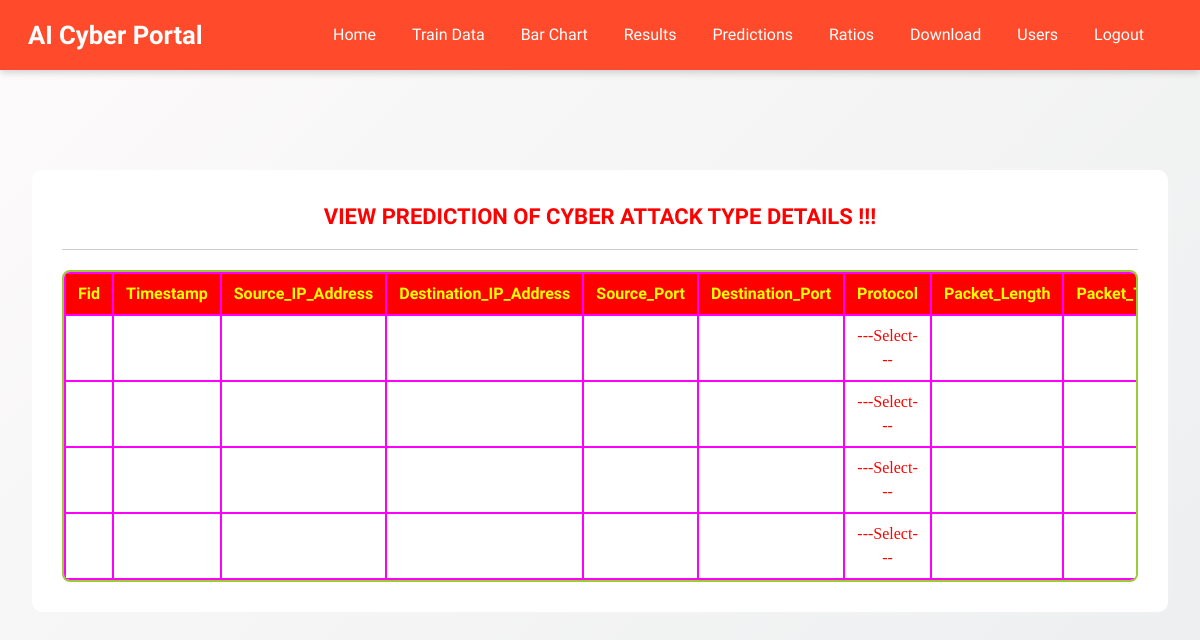
The page /View_Prediction_Of_Cyber_Attack_Type/ on the database as committed earlier.
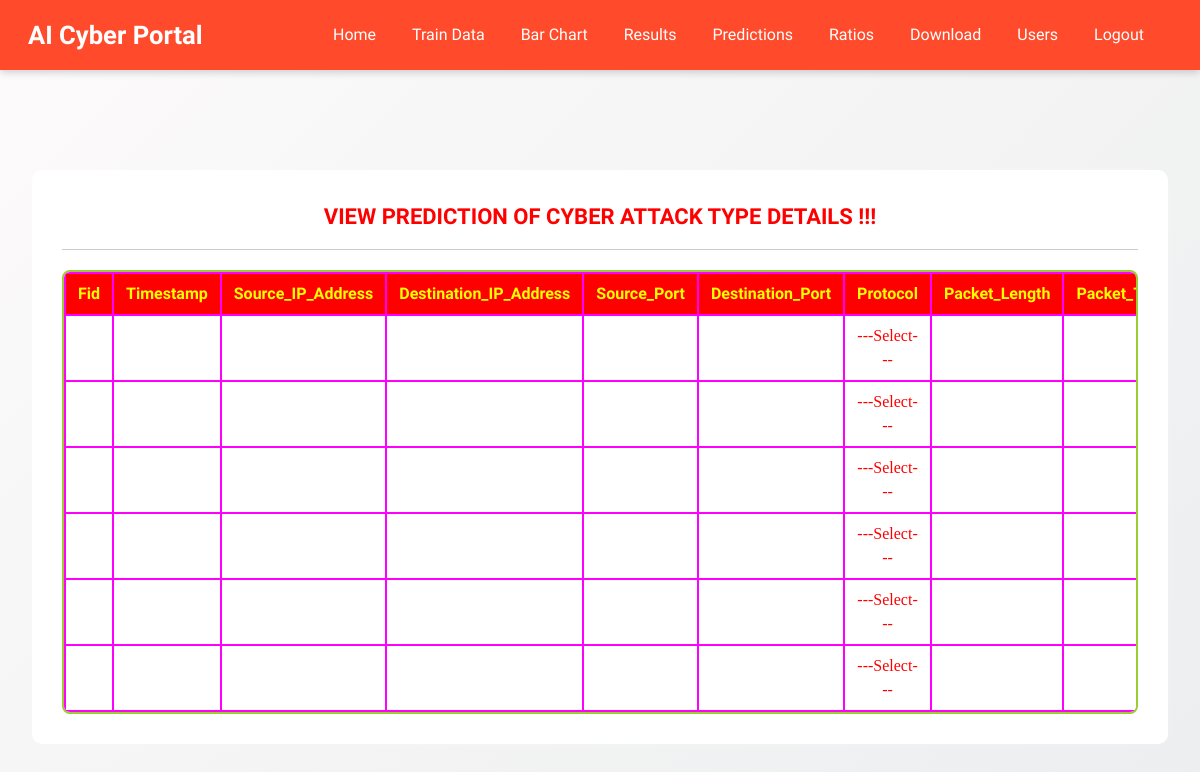
The same page on the database as committed later.
### Remote_User/models.py (models this page shows)
class cyber_attack_detection(models.Model):
    Fid = models.TextField(null=True, blank=True)
    Timestamp = models.TextField(null=True, blank=True)
    Source_IP_Address = models.TextField(null=True, blank=True)
    Destination_IP_Address = models.TextField(null=True, blank=True)
    Source_Port = models.TextField(null=True, blank=True)
    Destination_Port = models.TextField(null=True, blank=True)
    Protocol = models.TextField(null=True, blank=True)
    Packet_Length = models.TextField(null=True, blank=True)
    Packet_Type = models.TextField(null=True, blank=True)
    Traffic_Type = models.TextField(null=True, blank=True)
    Payload_Data = models.TextField(null=True, blank=True)
    Malware_Indicators = models.TextField(null=True, blank=True)
    Anomaly_Scores = models.TextField(null=True, blank=True)
    Alerts_Warnings = models.TextField(null=True, blank=True)
    Attack_Signature = models.TextField(null=True, blank=True)
    Action_Taken = models.TextField(null=True, blank=True)
    Severity_Level = models.TextField(null=True, blank=True)
    Device_Information = models.TextField(null=True, blank=True)
    Network_Segment = models.TextField(null=True, blank=True)
    Geo_City_location_Data = models.TextField(null=True, blank=True)
    Proxy_Information = models.TextField(null=True, blank=True)
    Firewall_Logs = models.TextField(null=True, blank=True)
    IDS_IPS_Alerts = models.TextField(null=True, blank=True)
    Log_Source = models.TextField(null=True, blank=True)
    Prediction = models.TextField(null=True, blank=True)

### Service_Provider/views.py (the view)
# urls.py: path('View_Prediction_Of_Cyber_Attack_Type/', serviceprovider.View_Prediction_Of_Cyber_Attack_Type, name="View_Prediction_Of_Cyber_Attack_Type"),
def View_Prediction_Of_Cyber_Attack_Type(request):
    return render(
        request,
        "SProvider/View_Prediction_Of_Cyber_Attack_Type.html",
        {"list_objects": cyber_attack_detection.objects.all()}
    )

### Template/htmls/SProvider/View_Prediction_Of_Cyber_Attack_Type.html (shortened to what this page needs)
{% extends 'SProvider/Header.html' %}
{% block researchblock %}
<div class="main-wrapper">
  <div class="container-fluid">
    <div class="container">
      <form role="form" method="POST">
        <fieldset>
          <p class="text-uppercase pull-center style1">
            View Prediction Of Cyber Attack Type Details !!!
          </p>
          <hr>
          <div class="table-container">
            <table>
              <tr>
                <th>Fid</th>
                <th>Timestamp</th>
                <th>Source_IP_Address</th>
                <th>Destination_IP_Address</th>
                <th>Source_Port</th>
                <th>Destination_Port</th>
                <th>Protocol</th>
                <th>Packet_Length</th>
                <th>Packet_Type</th>
              </tr>
              {% for object in list_objects %}
              <tr>
                <td>{{object.Fid}}</td>
                <td>{{object.Timestamp}}</td>
                <td>{{object.Source_IP_Address}}</td>
                <td>{{object.Destination_IP_Address}}</td>
                <td>{{object.Source_Port}}</td>
                <td>{{object.Destination_Port}}</td>
                <td>{{object.Protocol}}</td>
                <td>{{object.Packet_Length}}</td>
                <td>{{object.Packet_Type}}</td>
              </tr>
              {% endfor %}
            </table>
          </div>
        </fieldset>
      </form>
    </div>
  </div>
</div>
{% endblock %}

Rows that differ between the two databases and show on the page:
added cyber_attack_detection: Protocol "---Select---"
added cyber_attack_detection: Protocol "---Select---"
